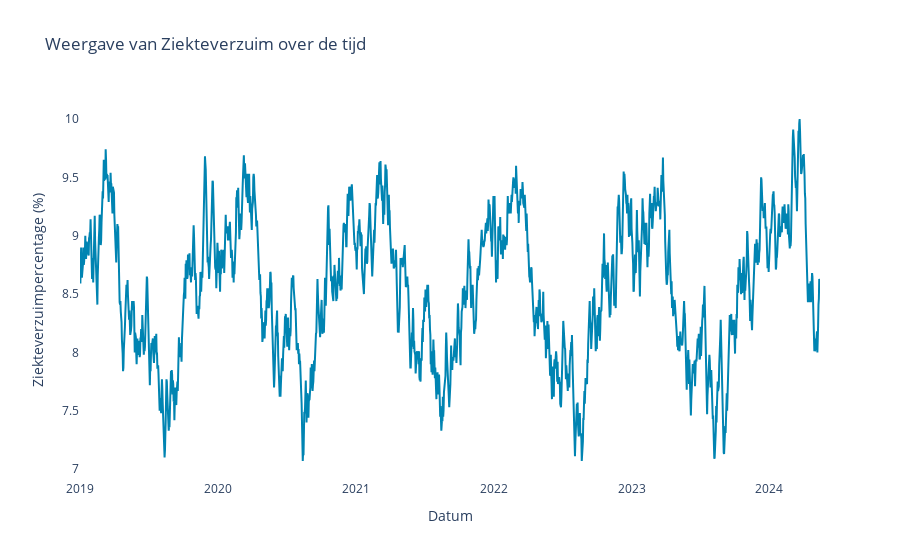

Notebook cell for this chart:
### Markdown cell above
# 1. Inleiding

Jullie zijn allen werkzaam bij zorgorganisatie 'Zorgello' in de afdeling Analytics. De bestuurder komt binnen stormen:

*Morgen heb ik een vergadering met de Raad van Toezicht. Vorig jaar hebben ze me flink aan de tand gevoeld over het ziekteverzuim. Ik heb voor de vergadering morgen een forecast nodig, zodat ik kan laten zien dat we vroegtijdig acteren. Kunnen jullie deze even snel maken? Het gaat om het voorspellen van het ziekteverzuimpercentage van ons personeel.* 

Bekijk de data van de verschillende reeksen door de onderstaande cel te draaien.

### Code cell
data = laad_data()
bekijk_ziekteverzuim(data)

### Figure 1 — Plotly figure (JSON) as saved in the notebook; plotly's stock layout.template omitted (floating-point values rounded to 4 significant figures; data arrays with more than 128 entries replaced by an {"elided": "..."} marker saying what was removed)
{"data": [{"line": {"color": "#0084B2"}, "mode": "lines", "name": "Ziekteverzuim", "type": "scatter", "x": {"elided": "1961 str values"}, "y": {"elided": "1961 float values"}}], "layout": {"paper_bgcolor": "white", "plot_bgcolor": "white", "title": {"text": "Weergave van Ziekteverzuim over de tijd"}, "xaxis": {"title": {"text": "Datum"}}, "yaxis": {"title": {"text": "Ziekteverzuimpercentage (%)"}}}}
